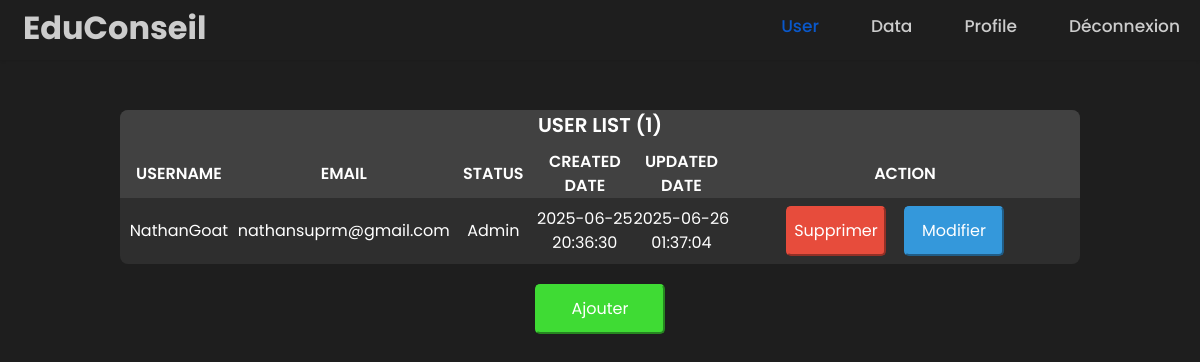
/user.php (signed in), run on the app's committed database.
### tables this page shows
CREATE TABLE `user_infos` (
  `id` int(11) NOT NULL,
  `Username` varchar(200) NOT NULL,
  `Email` varchar(255) NOT NULL,
  `password` varchar(255) NOT NULL,
  `token` varchar(255) DEFAULT NULL,
  `Permanent_token` varchar(255) DEFAULT NULL,
  `Admin` int(1) DEFAULT 0,
  `Created_at` timestamp NOT NULL DEFAULT current_timestamp(),
  `Updated_at` timestamp NOT NULL DEFAULT current_timestamp()
);

### user.php (the view, shortened to what this page needs)
<?php
    require_once "connection.php";
    $requête="SELECT * FROM user_infos";
    $stmt=$connection->query($requête);
    $res=$stmt->fetchAll(PDO::FETCH_ASSOC);
?>
<!DOCTYPE html>
<html lang="fr">
    <?php require_once "_header.php" ;?>
<head>
<link href="https://cdn.jsdelivr.net/npm/bootstrap@5.3.7/dist/css/bootstrap.min.css" rel="stylesheet">
<link rel="stylesheet" href="Css/style7.css">
</head>
<body>
    <div class="my-container">
        <?php if (count($res)>0) :?>
            <table class="my-table">
                <thead class="header">
                    <tr>
                        <th colspan="6" style="text-align: center;font-size: 20px;font-weight: bold;">USER LIST (<?= count($res) ?>)</th>
                    </tr>
                    <tr class="main">
                        <th>USERNAME</th>
                        <th>EMAIL</th>
                        <th>STATUS</th>
                        <th>CREATED DATE</th>
                        <th>UPDATED DATE</th>
                        <th>ACTION</th>
                    </tr>
                </thead>
                <?php
                    for($i=0;$i<count($res);$i++)
                    {?>
                        <tr class="content">
                            <td class="username"><?= $res[$i]["Username"] ?></td>
                            <td class="email"><?= $res[$i]["Email"] ?></td>
                            <td class="status"><?php if ($res[$i]["Admin"] == 1) : echo "Admin" ; else : echo "User" ; endif ;?></td>
                            <td class="created_at"><?= $res[$i]["Created_at"] ?></td>
                            <td class="updated_at"><?= $res[$i]["Updated_at"] ?></td>
                            <td class="action h-100 d-flex flex-row justify-content-center align-items-center p-2 gap-2">
                                <button data-username="<?= $res[$i]["Username"] ?>" data-id="<?= $res[$i]["id"] ?>" class="button button_delete delete">Supprimer</button>
                                <button data-id="<?= $res[$i]["id"] ?>" data-email="<?= $res[$i]["Email"] ?>"  data-username="<?= $res[$i]["Username"] ?>" data-status="<?= $res[$i]["Admin"] ?>" class="button button_edit edit">Modifier</button>
                            </td>
                        </tr>
                <?php } ?>
            </table>
                    <button class="button add modal-trigger-add">Ajouter</button>
            <?php else :?>
                <h2 style="color:red ; font-size:50px">DATABASE EMPTY</h2>
            <?php endif ?>
        </div>
</body>
</html>

### Css/style7.css (style rules this page uses)
html, body { margin: 0 !important; font-family: 'Poppins', sans-serif !important; background-color: #1e1e1e !important; }
.my-container { height: 100% !important; width: 100% !important; display: flex !important; align-items: center !important; flex-direction: column !important; gap: 20px !important; }
.my-container .my-table { width: 80% !important; text-align: center !important; color: #fff !important; background-color: #2e2e2e !important; border-radius: 8px !important; padding-bottom: 0 !important; border-collapse: collapse !important; overflow: hidden !important; margin-top: 50px !important; }
.my-container .my-table tr:not(:last-child) { border-bottom: 10px solid #414141 !important; }
.my-table .header, .my-table .header .main { height: 50px !important; background-color: #414141 !important; border-radius: 8px !important; }
.my-table th { font-weight: 600 !important; }
.my-table .content .action { margin-right: 20px !important; width: 330px !important; }
.my-table .content .username, .my-table .content .email, .my-table .content .status, .my-table .content .created_at, .my-table .content .updated_at { width: 200px !important; }
.my-table .content .action .delete { margin-right: 10px !important; height: 50px !important; width: 100px !important; border-radius: 5px !important; background-color: #e74c3c !important; border-color: #e74c3c !important; }
.my-table .content .action .edit { height: 50px !important; width: 100px !important; border-radius: 5px !important; background-color: #3498db !important; border-color: #3498db !important; }
.my-container .add { height: 50px !important; width: 130px !important; border-radius: 5px !important; background-color: #3fdb34 !important; border-color: #3fdb34 !important; }
.button { color: #fff; }
.add { background-color: #3fdb34; border-color: #3fdb34; }
.edit { background-color: #3498db; border-color: #3498db; }

### _header.php (style rules this page uses)
* { margin: 0; padding: 0px; box-sizing: border-box; }

### data on the page
user_infos: Username "NathanGoat", Email "nathansuprm@gmail.com", Admin "Admin", Created_at "2025-06-25 20:36:30", Updated_at "2025-06-26 01:37:04"

### other printed values
count($res) "1"
